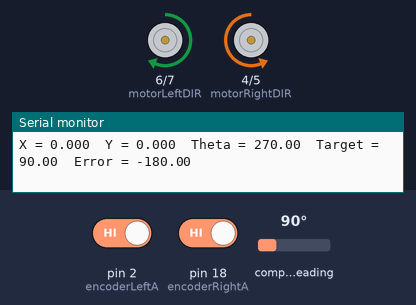
A sketch run on a simulated Arduino Mega 2560, built with avr-gcc and run on an emulated ATmega2560. On the bench: direction and speed pins drawn as motors (green arrow = direction pin HIGH = forward, orange = LOW = backward, longer = more drive), the last lines printed to the serial monitor. The test bench sets the inputs (shaded band); at power-on: compass heading 90°, pin 2 (encoderLeftA) HIGH, pin 18 (encoderRightA) HIGH.

Above: at 2.2 s.
2.3 s: compass heading set to 85°
At 2.8 s:
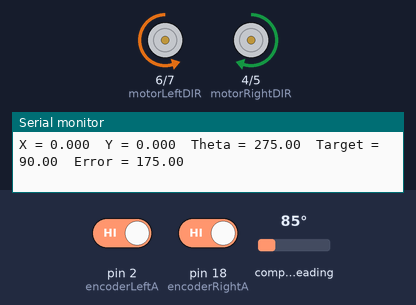
3.8 s: compass heading set to 269°
At 5.7 s:
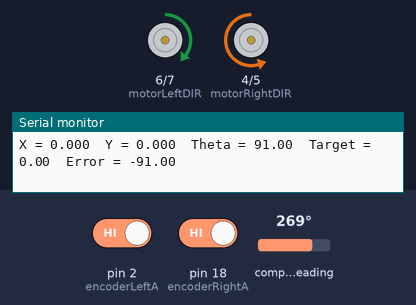
6.4 s: compass heading set to 7°
At 7.4 s:
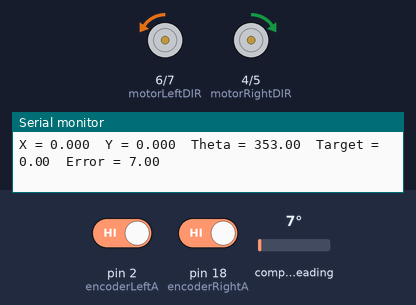
7.9 s: compass heading set to 90°
At 9.3 s:
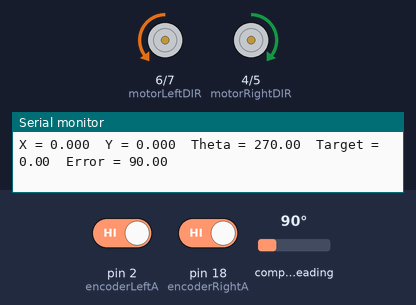
12.6 s: compass heading set to 352°
At 13.9 s:
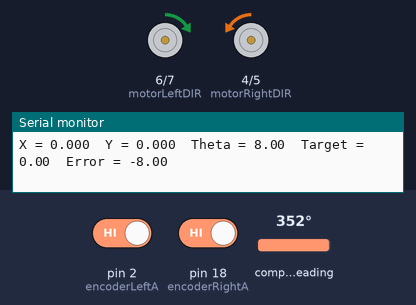
Timing chart, 0 to 15.1 s (numbered marks = the images above; inputs shaded):
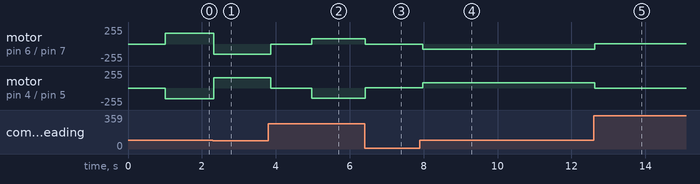

Measured:
- the behaviour switches between 90 and 89° on compass heading (found by bisection; images 0 and 1)
- after the input at 2.3 s, motor on pin 6 (motorLeftDIR) / pin 7 (motorLeftPWM): forward 162/255 → backward 157/255 at once; motor on pin 4 (motorRightDIR) / pin 5 (motorRightPWM): backward 162/255 → forward 157/255 at once
- after the input at 3.8 s, motor on pin 6 (motorLeftDIR) / pin 7 (motorLeftPWM): backward 157/255 → stopped after 0.07 s, → forward 81/255 1.1 s later; motor on pin 4 (motorRightDIR) / pin 5 (motorRightPWM): forward 157/255 → stopped after 0.07 s, → backward 157/255 1.1 s later
- after the input at 6.4 s, motor on pin 6 (motorLeftDIR) / pin 7 (motorLeftPWM): forward 81/255 → backward 6/255 at once; motor on pin 4 (motorRightDIR) / pin 5 (motorRightPWM): backward 157/255 → forward 6/255 at once
- after the input at 7.9 s, motor on pin 6 (motorLeftDIR) / pin 7 (motorLeftPWM): backward 6/255 → backward 81/255 after 0.08 s; motor on pin 4 (motorRightDIR) / pin 5 (motorRightPWM): forward 6/255 → forward 81/255 after 0.08 s
- after the input at 12.6 s, motor on pin 6 (motorLeftDIR) / pin 7 (motorLeftPWM): backward 81/255 → forward 7/255 at once; motor on pin 4 (motorRightDIR) / pin 5 (motorRightPWM): forward 81/255 → backward 7/255 at once

The sketch:

90Left_90Right_PID.ino
```cpp
/*
connections
DIR1 = 4
PWM1 = 5
DIR2 = 6
PWM2 = 7
GND = GND

IMU
VIN = 5V
GND = GND
SDA = 20(MEGA)
SCL = 21 (MEGA)

ENCODER
ALEFT = 2
BLEFT = 3
ARIGHT = 19
BRIGHT = 18

*/

#include <Arduino.h>
#include <Wire.h>
#include <Adafruit_Sensor.h>
#include <Adafruit_BNO055.h>
#include <utility/imumaths.h>

// ---------------- ENCODER PINS ----------------
const int encoderLeftA = 2;
const int encoderLeftB = 3;
const int encoderRightA = 18;
const int encoderRightB = 19;

// ---------------- MOTOR PINS ----------------
const int motorLeftPWM = 7;
const int motorLeftDIR = 6;
const int motorRightPWM = 5;
const int motorRightDIR = 4;

// ---------------- ROBOT CONSTANTS ----------------
const float pulsesPerRevLeft = 100.0;
const float pulsesPerRevRight = 140.0;
const float wheelDiameter = 152.0;             // mm
const float wheelBase = 325.0;                 // mm
const float wheelCircumference = PI * wheelDiameter;

// ---------------- ENCODER COUNTS ----------------
volatile long leftPulses = 0;
volatile long rightPulses = 0;
long prevLeftPulses = 0;
long prevRightPulses = 0;

// ---------------- POSITION VARIABLES ----------------
float x = 0.0;     // meters
float y = 0.0;     // meters
float theta = 0.0; // degrees (orientation)

// ---------------- PID Constants ----------------
double Kp = 0.9;
double Ki = 0.0;
double Kd = 0.0;

// ---------------- PID Variables ----------------
double setpoint = 90;   // Target angle
double input = 0;      // Current yaw from IMU
double output = 0;     // PID output
double error, lastError = 0, integral = 0, derivative = 0;
unsigned long lastTime = 0;

// ---------------- IMU ----------------
Adafruit_BNO055 bno = Adafruit_BNO055(55, 0x28);

// ---------------- INTERRUPTS ----------------
void leftEncoderISR() {
  int A = digitalRead(encoderLeftA);
  int B = digitalRead(encoderLeftB);
  if (A == B) leftPulses++;
  else leftPulses--;
}

void rightEncoderISR() {
  int A = digitalRead(encoderRightA);
  int B = digitalRead(encoderRightB);
  if (A == B) rightPulses++;
  else rightPulses--;
}

// ---------------- HELPER FUNCTIONS ----------------
float getYaw() {
  imu::Quaternion quat = bno.getQuat();
  float qw = quat.w(), qx = quat.x(), qy = quat.y(), qz = quat.z();

  float yawRad = atan2(2.0 * (qw * qz + qx * qy),
                       1.0 - 2.0 * (qy * qy + qz * qz));
  float yawDeg = yawRad * 180.0 / PI;
  if (yawDeg < 0) yawDeg += 360.0;
  return yawDeg;
}

double computePID(double setpoint, double input) {
  unsigned long now = millis();
  double dt = (now - lastTime) / 1000.0;
  if (dt <= 0) dt = 0.001;

  error = setpoint - input;
  // Wrap-around fix
  if (error > 180) error -= 360;
  if (error < -180) error += 360;

  integral += error * dt;
  derivative = (error - lastError) / dt;

  double output = Kp * error + Ki * integral + Kd * derivative;
  lastError = error;
  lastTime = now;
  return output;
}

void rotate(double pidOutput) {
  int pwm = constrain(abs(pidOutput), 0, 255);

  if (pidOutput > 0) {
    // Turn Left
    digitalWrite(motorLeftDIR, LOW);
    digitalWrite(motorRightDIR, HIGH);
  } else {
    // Turn Right
    digitalWrite(motorLeftDIR, HIGH);
    digitalWrite(motorRightDIR, LOW);
  }

  analogWrite(motorLeftPWM, pwm);
  analogWrite(motorRightPWM, pwm);
}

// ---------------- SETUP ----------------
void setup() {
  Serial.begin(9600);
  Wire.begin();

  // IMU setup
  if (!bno.begin()) {
    Serial.println("BNO055 not detected!");
    while (1);
  }
  bno.setExtCrystalUse(true);
  delay(1000);

  // Encoder setup
  pinMode(encoderLeftA, INPUT_PULLUP);
  pinMode(encoderLeftB, INPUT_PULLUP);
  pinMode(encoderRightA, INPUT_PULLUP);
  pinMode(encoderRightB, INPUT_PULLUP);

  attachInterrupt(digitalPinToInterrupt(encoderLeftA), leftEncoderISR, RISING);
  attachInterrupt(digitalPinToInterrupt(encoderRightA), rightEncoderISR, RISING);

  // Motor setup
  pinMode(motorLeftPWM, OUTPUT);
  pinMode(motorLeftDIR, OUTPUT);
  pinMode(motorRightPWM, OUTPUT);
  pinMode(motorRightDIR, OUTPUT);

  Serial.println("Odometry + IMU + PID Rotation Started...");
  Serial.println("X (m)\tY (m)\tTheta (deg)");
  lastTime = millis();
}

// ---------------- LOOP ----------------
void loop() {
  static int stage = 0; // 0 = left 90°, 1 = back to 0°, 2 = right 90°, 3 = stop

  // ----------- Update Encoders & Position -----------
  long currentLeft = leftPulses;
  long currentRight = rightPulses;

  long deltaLeft = currentLeft - prevLeftPulses;
  long deltaRight = currentRight - prevRightPulses;

  prevLeftPulses = currentLeft;
  prevRightPulses = currentRight;

  float dLeft = (deltaLeft / pulsesPerRevLeft) * wheelCircumference;
  float dRight = (deltaRight / pulsesPerRevRight) * wheelCircumference;

  float dCenter = (dRight + dLeft) / 2.0;

  // ----------- IMU Orientation -----------
  input = getYaw();
  theta = input;

// Only update position if robot is moving mostly forward/backward
if (abs(dLeft - dRight) < 5) {  // threshold in mm, tweak if needed
  float thetaRad = theta * PI / 180.0;
  x += dCenter * cos(thetaRad);
  y += dCenter * sin(thetaRad);
}

  // ----------- PID Control for Rotation -----------
  double pidOut = computePID(setpoint, input);
  rotate(pidOut);

  // ----------- Print Position & Orientation -----------
  Serial.print("X = ");
  Serial.print(x, 3);
  Serial.print("\tY = ");
  Serial.print(y, 3);
  Serial.print("\tTheta = ");
  Serial.print(theta, 2);
  Serial.print("\tTarget = ");
  Serial.print(setpoint);
  Serial.print("\tError = ");
  Serial.println(error, 2);

  // ----------- Stage Transitions -----------
  if (abs(error) < 2) {
    analogWrite(motorLeftPWM, 0);
    analogWrite(motorRightPWM, 0);
    delay(1000);

    if (stage == 0) {
      setpoint = 0;
      stage = 1;
    } else if (stage == 1) {
      setpoint = 270;  // equivalent to -90
      stage = 2;
    } else if (stage == 2) {
      Serial.println(" All rotations complete.");
      analogWrite(motorLeftPWM, 0);
      analogWrite(motorRightPWM, 0);
      while (1);
    }
  }

  delay(100);
}
```
